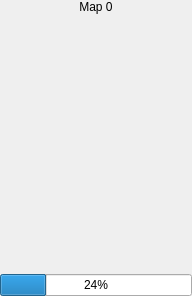
<?xml version="1.0" encoding="UTF-8"?>
<ui version="4.0">
 <class>multiSessionLocSubView</class>
 <widget class="QWidget" name="multiSessionLocSubView">
  <property name="geometry">
   <rect>
    <x>0</x>
    <y>0</y>
    <width>192</width>
    <height>296</height>
   </rect>
  </property>
  <property name="windowTitle">
   <string>Form</string>
  </property>
  <layout class="QVBoxLayout" name="verticalLayout" stretch="0,1,0">
   <property name="spacing">
    <number>0</number>
   </property>
   <property name="leftMargin">
    <number>0</number>
   </property>
   <property name="topMargin">
    <number>0</number>
   </property>
   <property name="rightMargin">
    <number>0</number>
   </property>
   <property name="bottomMargin">
    <number>0</number>
   </property>
   <item>
    <widget class="QLabel" name="label">
     <property name="text">
      <string>Map 0</string>
     </property>
     <property name="alignment">
      <set>Qt::AlignCenter</set>
     </property>
    </widget>
   </item>
   <item>
    <widget class="rtabmap::ImageView" name="imageView" native="true"/>
   </item>
   <item>
    <widget class="QProgressBar" name="locProgressBar">
     <property name="value">
      <number>24</number>
     </property>
     <property name="textVisible">
      <bool>true</bool>
     </property>
    </widget>
   </item>
  </layout>
 </widget>
 <customwidgets>
  <customwidget>
   <class>rtabmap::ImageView</class>
   <extends>QWidget</extends>
   <header>rtabmap/gui/ImageView.h</header>
   <container>1</container>
  </customwidget>
 </customwidgets>
 <resources/>
 <connections/>
</ui>
